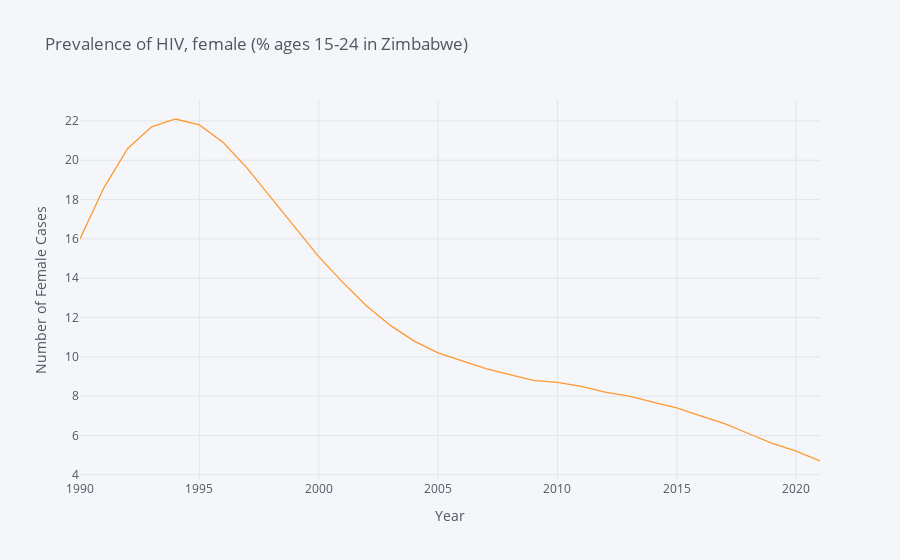

Notebook cell for this chart:
### Code cell
data_womenzim.iplot(title="Prevalence of HIV, female (% ages 15-24 in Zimbabwe)",xTitle='Year',yTitle='Number of Female Cases')

### Figure 1 — Plotly figure (JSON) as saved in the notebook; plotly's stock layout.template omitted (floating-point values rounded to 4 significant figures)
{"data": [{"line": {"color": "rgba(255, 153, 51, 1.0)", "dash": "solid", "shape": "linear", "width": 1.3}, "mode": "lines", "name": "Prevalence of HIV, male (% ages 15-24)", "text": "", "type": "scatter", "x": [1990, 1991, 1992, 1993, 1994, 1995, 1996, 1997, 1998, 1999, 2000, 2001, 2002, 2003, 2004, 2005, 2006, 2007, 2008, 2009, 2010, 2011, 2012, 2013, 2014, 2015, 2016, 2017, 2018, 2019, 2020, 2021], "y": [16, 18.6, 20.6, 21.7, 22.1, 21.8, 20.9, 19.6, 18.1, 16.6, 15.1, 13.8, 12.6, 11.6, 10.8, 10.2, 9.8, 9.4, 9.1, 8.8, 8.7, 8.5, 8.2, 8, 7.7, 7.4, 7, 6.6, 6.1, 5.6, 5.2, 4.7]}], "layout": {"autosize": true, "legend": {"bgcolor": "#F5F6F9", "font": {"color": "#4D5663"}}, "paper_bgcolor": "#F5F6F9", "plot_bgcolor": "#F5F6F9", "title": {"font": {"color": "#4D5663"}, "text": "Prevalence of HIV, female (% ages 15-24 in Zimbabwe)"}, "xaxis": {"autorange": true, "gridcolor": "#E1E5ED", "range": [1990, 2021], "showgrid": true, "tickfont": {"color": "#4D5663"}, "title": {"font": {"color": "#4D5663"}, "text": "Year"}, "type": "linear", "zerolinecolor": "#E1E5ED"}, "yaxis": {"autorange": true, "gridcolor": "#E1E5ED", "range": [3.733, 23.07], "showgrid": true, "tickfont": {"color": "#4D5663"}, "title": {"font": {"color": "#4D5663"}, "text": "Number of Female Cases"}, "type": "linear", "zerolinecolor": "#E1E5ED"}}}
